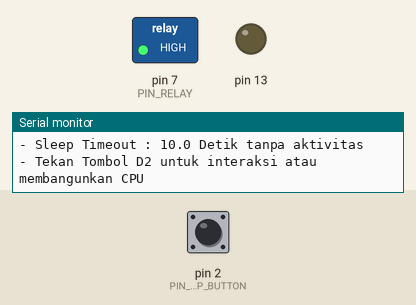
Recording of a sketch running on a simulated Arduino Uno, built with avr-gcc and run on an emulated ATmega328P. Parts: switched loads named in the sketch (green lamp = pin HIGH), output pins drawn as LEDs (lit = HIGH), the last lines printed to the serial monitor. Dashed ring = blinking. The inputs (shaded band) are chosen by the test bench; at power-on: pin 2 (PIN_WAKEUP_BUTTON) HIGH.

Above: at 1.2 s.
1.3 s: pin 2 (PIN_WAKEUP_BUTTON) pulled LOW for 3.2 s
At 1.6 s:
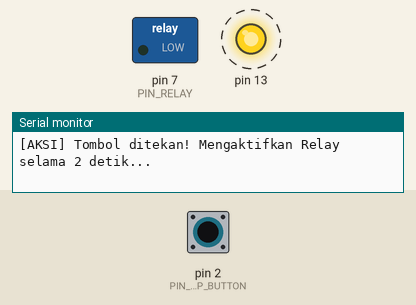
6.8 s: pin 2 (PIN_WAKEUP_BUTTON) pulled LOW for 0.15 s
At 7.6 s:
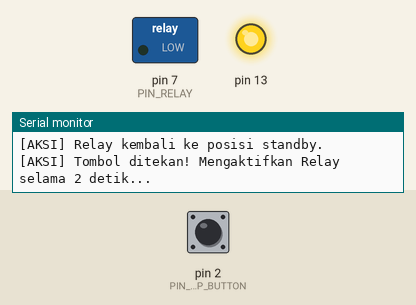
9.9 s: pin 2 (PIN_WAKEUP_BUTTON) pulled LOW for 1 s
At 12.7 s:
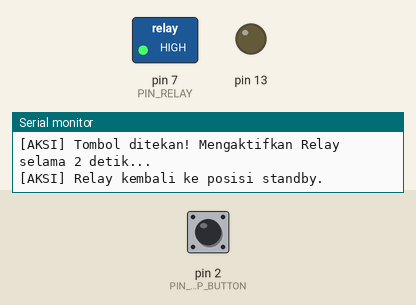
Timing chart, 0 to 14.2 s (numbered marks = the images above; inputs shaded):
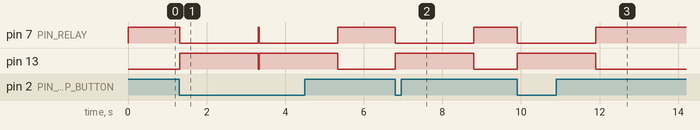

The sketch:

power_saving_wdt.ino
```cpp
/**
 * power_saving_wdt.ino
 * Modul 13: Manajemen Daya (Sleep Mode) & Keandalan Sistem dengan Watchdog Timer (WDT)
 *
 * Hardware:
 * - Arduino Uno R3
 * - Push Button (Wakeup) : Pin D2 ke GND (INT0 External Interrupt, Active-LOW)
 * - Modul Relay 5V       : Pin D7 (Active-LOW: LOW = ON, HIGH = Standby)
 * - LED Status           : Built-in LED Pin D13 (PB5)
 *
 * Arsitektur Keandalan & Efisiensi:
 * 1. Deep Sleep: Jika tidak ada interaksi selama 10 detik, chip memasuki SLEEP_MODE_PWR_DOWN.
 *    Seluruh osilator dimatikan, konsumsi arus CPU turun drastis ke level mikroampere.
 * 2. Wake-on-Interrupt: Menekan tombol pada Pin D2 memicu sinyal LOW yang seketika membangunkan CPU.
 * 3. Watchdog Timer (WDT): Penjaga perangkat keras independen dengan timeout 2.0 detik.
 *    Jika program terjebak infinite loop atau hang akibat noise EMI relay, WDT otomatis me-reboot board.
 */

#include <Arduino.h>
#include <avr/sleep.h>
#include <avr/wdt.h>

const uint8_t PIN_WAKEUP_BUTTON = 2; // Pin interrupt eksternal INT0
const uint8_t PIN_RELAY         = 7;

volatile bool terbangunOlehTombol = false;
uint32_t waktuAktivitasTerakhir = 0;
const uint32_t TIMEOUT_TIDUR_MS = 10000; // Masuk sleep mode jika idle selama 10 detik

/**
 * ISR Tombol Bangun (INT0):
 * Hanya menandai flag bahwa sistem dibangunkan oleh interaksi tombol fisik.
 */
void isrTombolBangun() {
    terbangunOlehTombol = true;
}

void masukModeTidurDalam() {
    Serial.println(F("\n[POWER] Sistem tidak aktif selama 10 detik."));
    Serial.println(F("[POWER] Memasuki SLEEP_MODE_PWR_DOWN..."));

    // PENTING: Serial.flush() menunggu seluruh karakter di buffer hardware UART
    // selesai dikirim sebelum clock osilator CPU dimatikan total.
    Serial.flush();

    // Pastikan seluruh beban listrik mati sebelum tidur
    digitalWrite(PIN_RELAY, HIGH); // Standby relay
    digitalWrite(13, LOW);         // Matikan LED

    // 1. Matikan sementara Watchdog Timer sebelum tidur.
    // Jika tidak dimatikan, WDT akan memicu hardware reset setelah 2 detik saat CPU terlelap!
    wdt_disable();

    // 2. Konfigurasi mode tidur terdalam (Power-down Mode)
    set_sleep_mode(SLEEP_MODE_PWR_DOWN);
    sleep_enable();

    // 3. Pasang interrupt agar bangun saat pin D2 bernilai LOW (tombol ditekan)
    attachInterrupt(digitalPinToInterrupt(PIN_WAKEUP_BUTTON), isrTombolBangun, LOW);

    // 4. Masuk ke mode tidur: Eksekusi program CPU berhenti total pada baris ini
    sleep_cpu();

    // =========================================================================
    // BARIS DI BAWAH INI DIEKSEKUSI SETELAH ARDUINO TERBANGUN KEMBALI OLEH TOMBOL
    // =========================================================================
    sleep_disable();
    detachInterrupt(digitalPinToInterrupt(PIN_WAKEUP_BUTTON));

    // 5. Aktifkan kembali Watchdog Timer (timeout 2 detik) untuk menjaga program aktif
    wdt_enable(WDTO_2S);

    waktuAktivitasTerakhir = millis();
    Serial.println(F("[POWER] Terjaga! CPU aktif kembali via interrupt tombol."));
}

void setup() {
    Serial.begin(115200);

    pinMode(13, OUTPUT);
    pinMode(PIN_RELAY, OUTPUT);
    digitalWrite(PIN_RELAY, HIGH); // Standby relay

    pinMode(PIN_WAKEUP_BUTTON, INPUT_PULLUP);

    // Aktifkan Hardware Watchdog Timer dengan durasi timeout 2.0 Detik
    wdt_enable(WDTO_2S);

    Serial.println(F("\n=============================================="));
    Serial.println(F("   SISTEM SIAP: LOW-POWER & WATCHDOG TIMER    "));
    Serial.println(F("=============================================="));
    Serial.println(F("- WDT Timeout   : 2.0 Detik"));
    Serial.println(F("- Sleep Timeout : 10.0 Detik tanpa aktivitas"));
    Serial.println(F("- Tekan Tombol D2 untuk interaksi atau membangunkan CPU\n"));

    waktuAktivitasTerakhir = millis();
}

void loop() {
    // 1. Beri makan Watchdog Timer (Kick/Reset WDT) secara rutin di setiap siklus loop
    wdt_reset();

    // 2. Cek apakah ada interaksi tombol saat sistem aktif
    if (terbangunOlehTombol || digitalRead(PIN_WAKEUP_BUTTON) == LOW) {
        terbangunOlehTombol = false;
        waktuAktivitasTerakhir = millis();

        Serial.println(F("[AKSI] Tombol ditekan! Mengaktifkan Relay selama 2 detik..."));
        digitalWrite(PIN_RELAY, LOW); // Aktifkan relay
        digitalWrite(13, HIGH);

        // Jangan gunakan delay(2000) blocking yang dapat melampaui timeout WDT 2 detik!
        // Kita gunakan polling loop non-blocking sambil tetap memanggil wdt_reset()
        uint32_t tMulai = millis();
        while (millis() - tMulai < 2000) {
            wdt_reset(); // Reset WDT agar tidak memicu reboot saat menunggu
        }

        digitalWrite(PIN_RELAY, HIGH); // Matikan relay
        digitalWrite(13, LOW);
        Serial.println(F("[AKSI] Relay kembali ke posisi standby."));
    }

    // 3. Masuk ke mode tidur jika batas waktu idle 10 detik terlewati
    if (millis() - waktuAktivitasTerakhir >= TIMEOUT_TIDUR_MS) {
        masukModeTidurDalam();
    }

    delay(20); // Jeda singkat polling loop
}
```

Measured:
- after the input at 1.3 s, pin 7 (PIN_RELAY): alternates HIGH for 0.02 s and LOW for 2.0 s, starting at once; pin 13: alternates HIGH for 2.0 s and LOW for 0.02 s, starting at once
- after the input at 6.8 s, pin 7 (PIN_RELAY): HIGH → LOW at once, → HIGH 2.0 s later; pin 13: LOW → HIGH at once, → LOW 2.0 s later
- after the input at 9.9 s, pin 7 (PIN_RELAY): HIGH → LOW at once, → HIGH 2.0 s later; pin 13: LOW → HIGH at once, → LOW 2.0 s later
